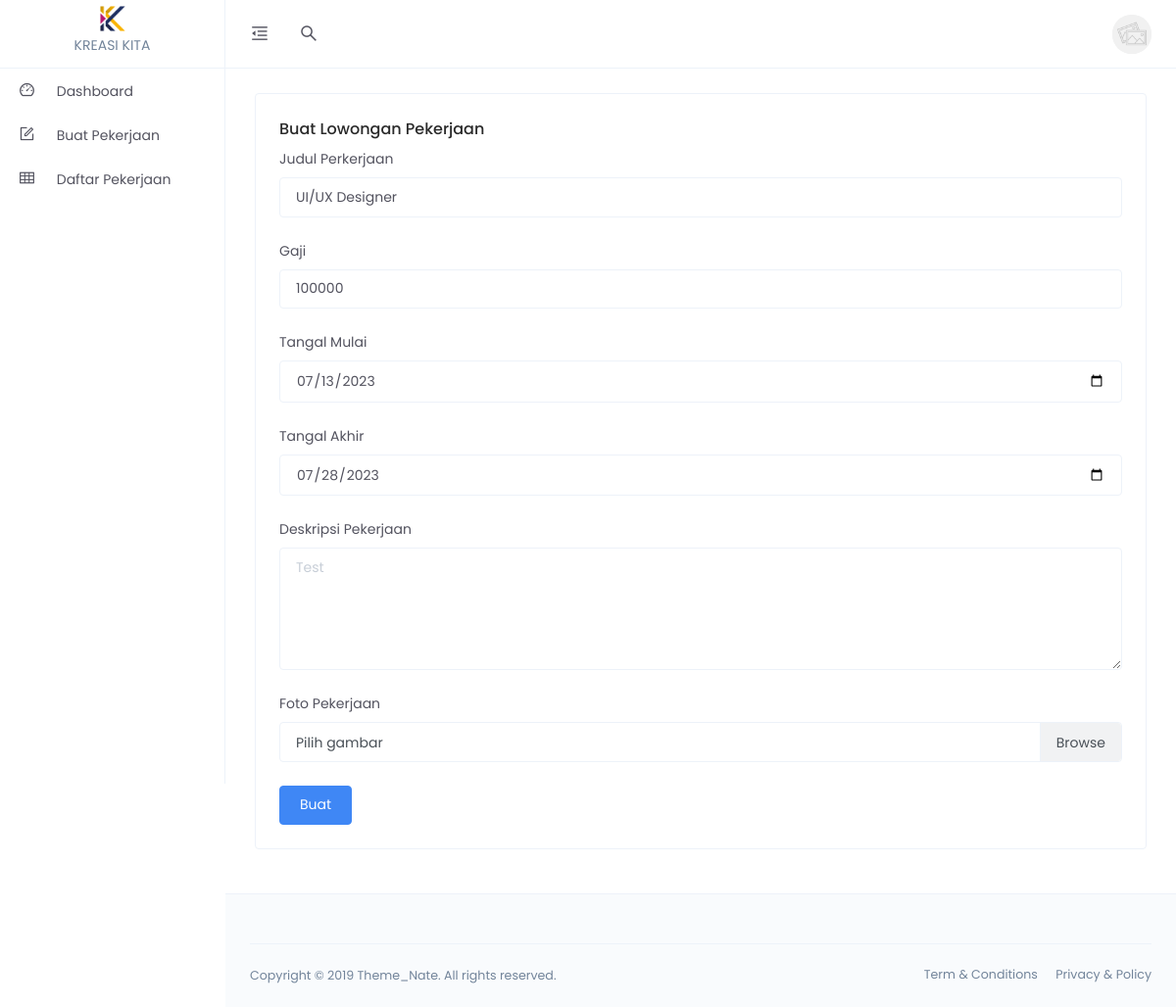
/user/edit-loker.php?id=2 (signed in), run on the app's committed database.
### tables this page shows
CREATE TABLE `pekerjaan` (
  `id_pekerjaan` int(10) NOT NULL,
  `judul_pekerjaan` text NOT NULL,
  `gaji` int(50) NOT NULL,
  `tanggal_mulai` date NOT NULL,
  `tanggal_akhir` date NOT NULL,
  `deskripsi_pekerjaan` text NOT NULL,
  `gambar` varchar(50) NOT NULL,
  `id_user` int(10) NOT NULL
);

### user/edit-loker.php (the view, shortened to what this page needs)
<?php
  require_once('../config/koneksi.php');
    $id = $_GET['id'];
    $sql = "SELECT * FROM pekerjaan WHERE id_pekerjaan='$id'";
    $result = $conn->query($sql);
    $row = $result->fetch_assoc()
?>
<!DOCTYPE html>
<html lang="en">
  <head>
    <link
      href="assets/vendors/bootstrap-datepicker/bootstrap-datepicker.min.css"
      rel="stylesheet"
    />
    <link href="assets/css/app.min.css" rel="stylesheet" />
  </head>
  <body>
    <div class="app">
      <div class="layout">
         <?php include('header.php'); ?>
        <?php include('side-navbar.php'); ?>
        <div class="page-container">
          <div class="main-content">
            <div class="page-header no-gutters">
              <div class="card">
                <div class="card-body">
                  <h5>Buat Lowongan Pekerjaan</h5>
                  <form method="POST" action="controller/user_crud.php" enctype="multipart/form-data">
                    <div class="form-group">
                      <label for="formGroupExampleInput"
                        >Judul Perkerjaan</label
                      >
                      <input
                      required
                      value="<?= $row['judul_pekerjaan']?>"
                      name="judul_pekerjaan"
                        type="text"
                        class="form-control"
                        id="formGroupExampleInput"
                        placeholder="<?= $row['gaji']?>"
                      />
                    </div>
                    <div class="form-group">
                      <label for="formGroupExampleInput2">Gaji</label>
                      <input
                      required
                      name="gaji"
                        value="<?= $row['gaji']?>"
                        type="text"
                        class="form-control"
                        id="formGroupExampleInput2"
                        placeholder="<?= $row['gaji']?>"
                      />
                    </div>
                    <div class="form-group">
                      <label for="formGroupExampleInput2">Tangal Mulai</label>
                      <input
                      value="<?= $row['tanggal_mulai']?>"
                      required
                      name="tgl_mulai"
                        type="date"
                        class="form-control"
                        id="formGroupExampleInput2"
                        placeholder="<?= $row['tanggal_mulai']?>"
                      />
                    </div>
                    <div class="form-group">
                      <label for="formGroupExampleInput2">Tangal Akhir</label>
                      <input
                      required
                      name="tgl_akhir"
                      value="<?= $row['tanggal_akhir']?>"
                        type="date"
                        class="form-control"
                        id="formGroupExampleInput2"
                        placeholder="<?= $row['tanggal_akhir']?>"
                      />
                    </div>
                    <div class="form-group">
                      <label for="formGroupExampleInput2"
                        >Deskripsi Pekerjaan</label
                      >
                      <textarea
                      placeholder="<?= $row['deskripsi_pekerjaan']?>"
                      value="<?= $row['deskripsi_pekerjaan']?>"
                      required
                      name="deskripsi_pekerjaan"
                        type="text"
                        class="form-control"
                        id="formGroupExampleInput2"
                        rows="5"
                      ></textarea>
                    </div>
                    <div class="form-group">
                      <label for="formGroupExampleInput2">Foto Pekerjaan</label>
                      <div class="custom-file">
                        <label class="custom-file-label" for="customFile"
                          >Pilih gambar</label
                        >
                      </div>
                    </div>
                    <button type="submit"
                    name="edit" class="btn btn-primary">Buat</button>
                  </form>
                </div>
              </div>
            </div>
          </div>
          <footer class="footer">
            <div class="footer-content">
              <p class="m-b-0">
                Copyright © 2019 Theme_Nate. All rights reserved.
              </p>
              <span>
                <a href="" class="text-gray m-r-15">Term &amp; Conditions</a>
                <a href="" class="text-gray">Privacy &amp; Policy</a>
              </span>
            </div>
          </footer>
        </div>
      </div>
    </div>
  </body>
</html>

### data on the page
pekerjaan: judul_pekerjaan "UI/UX Designer", gaji "100000", tgl_mulai "07/13/2023", tgl_akhir "07/28/2023", deskripsi_pekerjaan "Test"
